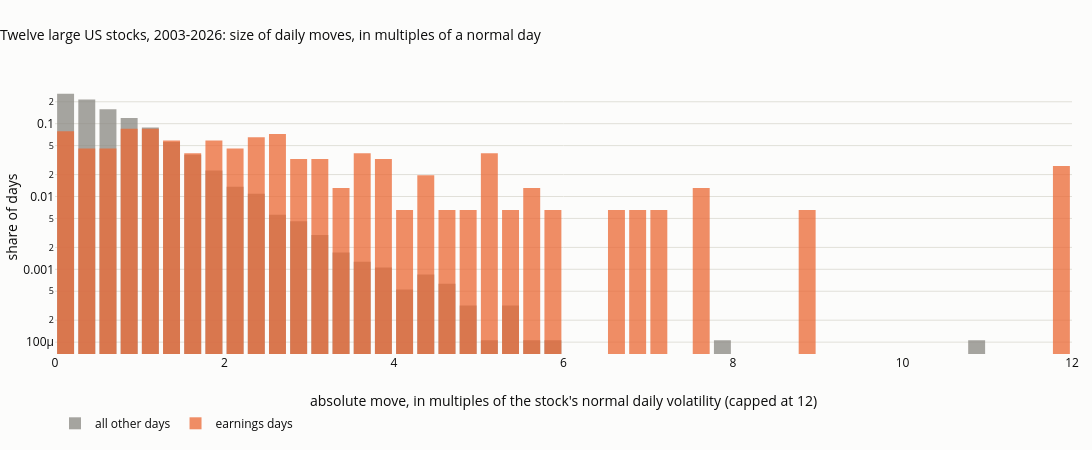

The notebook cell this image was saved under:
### Code cell
fig = go.Figure()
bins = np.linspace(0, 12, 49)
for lab, m, col in (("all other days", ~ev_, MUTED), ("earnings days", ev_, SERIES[1])):
    h_, _ = np.histogram(zz[m].abs().clip(upper=12), bins=bins)
    fig.add_bar(x=(bins[:-1] + bins[1:]) / 2, y=h_ / h_.sum(), name=lab, marker_color=col, opacity=0.75)
fig.update_layout(barmode="overlay", title="Twelve large US stocks, 2003-2026: size of daily moves, in multiples of a normal day",
                  xaxis_title="absolute move, in multiples of the stock's normal daily volatility (capped at 12)", yaxis=dict(title="share of days", type="log"),
                  height=450, width=1100, margin=dict(t=80), legend=dict(orientation="h", y=-0.2, x=0))
save_figure(fig, "08_07_earnings", FIG)
fig

### Figure 1 — Plotly figure (JSON) as saved in the notebook; plotly's stock layout.template omitted (floating-point values rounded to 4 significant figures)
{"data": [{"marker": {"color": "#898781"}, "name": "all other days", "opacity": 0.75, "type": "bar", "x": [0.125, 0.375, 0.625, 0.875, 1.125, 1.375, 1.625, 1.875, 2.125, 2.375, 2.625, 2.875, 3.125, 3.375, 3.625, 3.875, 4.125, 4.375, 4.625, 4.875, 5.125, 5.375, 5.625, 5.875, 6.125, 6.375, 6.625, 6.875, 7.125, 7.375, 7.625, 7.875, 8.125, 8.375, 8.625, 8.875, 9.125, 9.375, 9.625, 9.875, 10.12, 10.38, 10.62, 10.88, 11.12, 11.38, 11.62, 11.88], "y": [0.2581, 0.2143, 0.1582, 0.1197, 0.08879, 0.05594, 0.0374, 0.02267, 0.01356, 0.01091, 0.005616, 0.004556, 0.002967, 0.001695, 0.001271, 0.00106, 0.0005298, 0.0008476, 0.0006357, 0.0003179, 0.000106, 0.0003179, 0.000106, 0.000106, 0.0, 0.0, 0.0, 0.0, 0.0, 0.0, 0.0, 0.000106, 0.0, 0.0, 0.0, 0.0, 0.0, 0.0, 0.0, 0.0, 0.0, 0.0, 0.0, 0.000106, 0.0, 0.0, 0.0, 0.0]}, {"marker": {"color": "#eb6834"}, "name": "earnings days", "opacity": 0.75, "type": "bar", "x": [0.125, 0.375, 0.625, 0.875, 1.125, 1.375, 1.625, 1.875, 2.125, 2.375, 2.625, 2.875, 3.125, 3.375, 3.625, 3.875, 4.125, 4.375, 4.625, 4.875, 5.125, 5.375, 5.625, 5.875, 6.125, 6.375, 6.625, 6.875, 7.125, 7.375, 7.625, 7.875, 8.125, 8.375, 8.625, 8.875, 9.125, 9.375, 9.625, 9.875, 10.12, 10.38, 10.62, 10.88, 11.12, 11.38, 11.62, 11.88], "y": [0.07843, 0.04575, 0.04575, 0.08497, 0.08497, 0.05882, 0.03922, 0.05882, 0.04575, 0.06536, 0.0719, 0.03268, 0.03268, 0.01307, 0.03922, 0.03268, 0.006536, 0.01961, 0.006536, 0.006536, 0.03922, 0.006536, 0.01307, 0.006536, 0.0, 0.0, 0.006536, 0.006536, 0.006536, 0.0, 0.01307, 0.0, 0.0, 0.0, 0.0, 0.006536, 0.0, 0.0, 0.0, 0.0, 0.0, 0.0, 0.0, 0.0, 0.0, 0.0, 0.0, 0.02614]}], "layout": {"barmode": "overlay", "height": 450, "legend": {"orientation": "h", "x": 0, "y": -0.2}, "margin": {"t": 80}, "title": {"text": "Twelve large US stocks, 2003-2026: size of daily moves, in multiples of a normal day"}, "width": 1100, "xaxis": {"title": {"text": "absolute move, in multiples of the stock's normal daily volatility (capped at 12)"}}, "yaxis": {"title": {"text": "share of days"}, "type": "log"}}}
